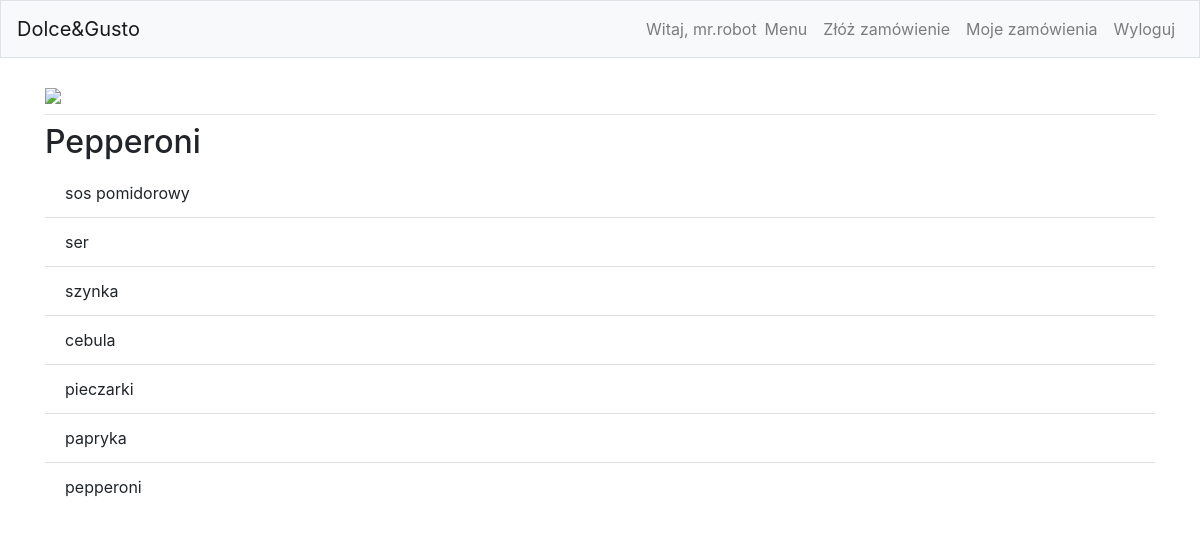
Screenshot of /1 (signed in) with the database file from the repository.
### pizzas/models.py (models this page shows)
class Pizza(models.Model):
    name = models.CharField(max_length=200)
    def __str__(self):
        return self.name

class Toping(models.Model):
    pizza = models.ForeignKey(Pizza, on_delete=models.CASCADE)
    name = models.CharField(max_length=200)
    def __str__(self):
        return self.name

### pizzas/views.py (the view)
# urls.py: path('<int:pizza_id>', views.pizza_site, name='pizza_site'),
def pizza_site(request, pizza_id):
    from pizzas.models import Pizza,Toping
    context = {}
    name = Pizza.objects.get(id=pizza_id)
    topings = name.toping_set.all()
    context['name'] = name
    context['topings'] = topings
    return render(request, 'pizzas/pizza_site.html', context)

### pizzas/templates/pizzas/pizza_site.html
{% extends 'pizzas/base.html' %}
{% block page_header %}
    <img src="https://i.imgur.com/olxvhk5.jpg" style="width: 100%;" />
{% endblock page_header %}
{% block content %}
<h2>{{ name }}</h2>
<ul class="list-group list-group-flush">
    {% for toping in topings %}
        <li class="list-group-item">{{ toping }}</li>
    {% empty %}
        <li class="list-group-item">Dodatki na życzenie</li>
    {% endfor %}
</ul>
{% endblock content %}

### pizzas/templates/pizzas/base.html (shortened to what this page needs)
{% load bootstrap4 %}
<!doctype html>
<html lang="pl">
    <head>
        {% bootstrap_css %}
    </head>
    <body>
        <nav class="navbar navbar-expand-md navbar-light bg-light mb-4 border">
            <a class="navbar-brand" href="{% url 'pizzas:index' %}">
                Dolce&Gusto
            </a>
            <div class="collapse navbar-collapse" id="navbarCollapse">
                <ul class="navbar-nav ml-auto">
                    {% if user.is_authenticated %}
                        <li class="nav-item">
                            <span class="navbar-text">
                                Witaj, {{ user.username }}
                            </span>
                        </li>
                        <li class="nav-item">
                            <a class="nav-link" href="{% url 'pizzas:menu' %}">
                                Menu
                            </a>
                        </li>
                        {% if user.username == 'pizza_admin' %}
                            <li class="nav-item">
                                <a class="nav-link" href="{% url 'pizzas:orders' %}">
                                    Zamówienia
                                </a>
                            </li>
                        {% else %}
                            <li class="nav-item">
                                <a class="nav-link" href="{% url 'pizzas:new_order' %}">
                                    Złóż zamówienie
                                </a>
                            </li>
                            <li class="nav-item">
                                <a class="nav-link" href="{% url 'pizzas:orders' %}">
                                    Moje zamówienia
                                </a>
                            </li>
                        {% endif %}
                        <li class="nav-item">
                            <a class="nav-link" href="{% url 'users:logout' %}">
                                Wyloguj
                            </a>
                        </li>
                    {% endif %}
                </ul>
            </div>
        </nav>
        <main role="main" class="container">
            <div class="pb-2 mb-2 border-bottom">
                {% block page_header %} {% endblock page_header %}
            </div>
            <div>
                {% block content %}{% endblock content %}
            </div>
        </main>
    </body>
</html>

### rows the page displays
Pizza: name "Pepperoni"
Toping: name "sos pomidorowy"
Toping: name "ser"
Toping: name "szynka"
Toping: name "cebula"
Toping: name "pieczarki"
Toping: name "papryka"
Toping: name "pepperoni"

### other values shown
{{ user.username }} "mr.robot"
